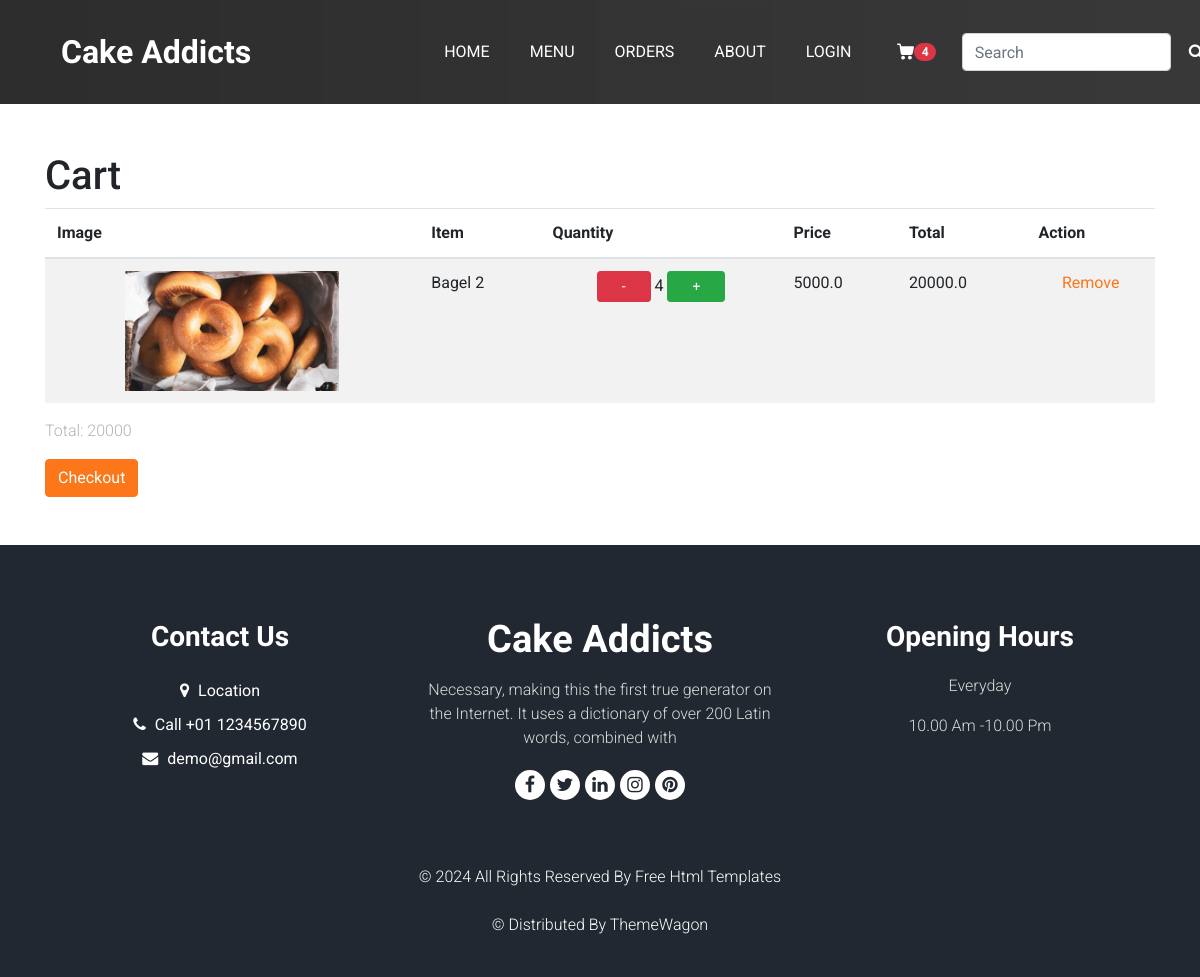
The app's page /Cart/, older data.
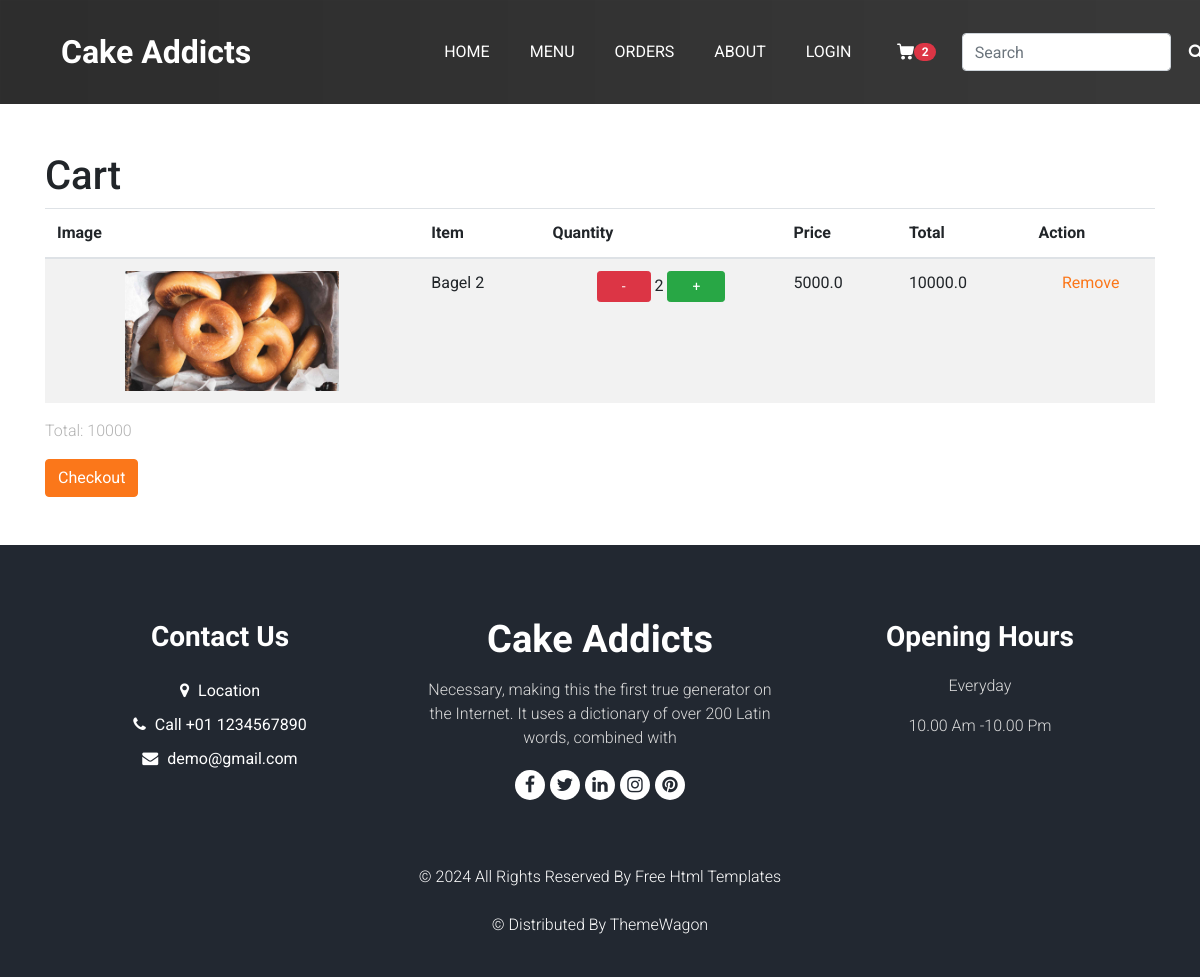
The same page, newer data.
### cakestore/models.py (models this page shows, shortened)
class Cart(models.Model):
    item = models.ForeignKey(Item, on_delete=models.CASCADE)
    quantity = models.IntegerField(default=1)
    created = models.DateTimeField(auto_now_add=True)
    total_ordering = models.IntegerField(default= 0)
    @property
    def total_odering(self, *args, **kwargs):
        self.total_ordering = self.quantity * self.item.price
        super(Cart, self).save(*args, **kwargs)
        x= self.total_ordering
        return x

class Item(models.Model):
    category = models.ForeignKey(Category, on_delete=models.SET_NULL, null=True)
    name = models.CharField(max_length=100)
    price = models.FloatField()
    description = models.TextField(null=True, blank=True)
    image = models.ImageField(null=True, blank=True)
    updated = models.DateTimeField(auto_now=True)
    created = models.DateTimeField(auto_now_add=True)

### cakestore/views.py (the view)
# urls.py: path('Cart/',views.display, name= 'Cart'),
def display (request):
	if Cart.objects.all().count() == 0:
		message= "Your cart is empty"
		context ={ 'message': message }
		template = loader.get_template('cakestore/cart.html')
		return render (request, 'cakestore/cart.html', context)
	else:
		quantity = Cart.objects.all().aggregate(Sum('quantity'))
		post_quantity = quantity['quantity__sum']
		total = Cart.objects.all().aggregate(Sum('total_ordering'))
		post_tot = total['total_ordering__sum']
		cart = Cart.objects.all()
		context = { 'cart': cart, 'total': post_tot , 'quantity': post_quantity }
		return render (request, 'cakestore/cart.html', context)

### cakestore/templates/cakestore/cart.html (shortened to what this page needs)
{% extends 'cakestore/main.html' %}
{% load static %}
{% block content %}
{% if cart %}
    <div class="container mt-5 mb-5" style="min-height:40vh">
        <div class="row">
            <div class="col-md-12">
                <h1>Cart</h1>
                <table class="table table-striped">
                    <thead>
                        <tr>
                            <th>Image </th>
                            <th>Item</th>
                            <th>Quantity</th>
                            <th>Price</th>
                            <th>Total</th>
                            <th>Action</th>
                        </tr>
                    </thead>
                    <tbody>
                        {% for item in cart %}
                            <tr class="text-center">
                                <td>
                                    <div class="img-box">
                                        <img src="{{item.item.image.url}}"  style= "height:120px"alt="">
                                      </div>
                                </td>
                                <td class="text-left">{{ item.item.name }}</td>
                                <td>
                                  <a href="{% url 'reduce' item.id %}" ><button type="submit" class="btn btn-danger btn-sm pl-4 pr-4">-</button></a>
                                    {{ item.quantity }}
                                    <a href="{% url 'add' item.id %}"><button type="submit" class="btn btn-success btn-sm pl-4 pr-4">+</button></a>
                                </td>
                                <td  class="text-left">{{ item.item.price}}</td>
                                <td class="text-left">{{item.total_odering}}</td>
                                <td><a href="{% url 'delete_from_cart' item.id %}">Remove</a></td>
                            </tr>
                        {% endfor %}
                    </tbody>
                </table>
                <p>Total: {{ total }}</p>
                <a href="{% url 'checkout' %}" class="btn btn-primary">Checkout</a>
            </div>
        </div>
    </div>
{% endif %}
{% endblock content %}

### cakestore/templates/cakestore/main.html (shortened to what this page needs)
{% load static %}
<!DOCTYPE html>
<html>
  <head>
    <link
      rel="stylesheet"
      type="text/css"
      href="{% static 'cakestore/css/bootstrap.css' %}"
    />
    <link
      rel="stylesheet"
      type="text/css"
      href="https://cdnjs.cloudflare.com/ajax/libs/OwlCarousel2/2.3.4/assets/owl.carousel.min.css"
    />
    <link
      rel="stylesheet"
      href="https://cdnjs.cloudflare.com/ajax/libs/jquery-nice-select/1.1.0/css/nice-select.min.css"
    />
    <link
      href="{% static 'cakestore/css/font-awesome.min.css' %}"
      rel="stylesheet"
    />
    <link href="{% static 'cakestore/css/style.css' %}" rel="stylesheet" />
    <link href="{% static 'cakestore/css/responsive.css' %}" rel="stylesheet" />
    <link
      rel="stylesheet"
      href="{% static  'cakestore/login/fonts/icomoon/style.css' %}"
    />
    <link
      rel="stylesheet"
      href="{% static  'cakestore/login/css/owl.carousel.min.css' %}"
    />
    <link
      rel="stylesheet"
      href="{% static  'cakestore/login/css/bootstrap.min.css' %}"
    />
    <link rel="stylesheet" href="{% static  'cakestore/login/css/style.css' %}" />
  </head>
  <body class="sub_page">
    {% include 'cakestore/navBar.html'%}
     {% block content%}
     {% endblock %}
    <footer class="footer_section">
      <div class="container">
        <div class="row">
          <div class="col-md-4 footer-col">
            <div class="footer_contact">
              <h4>Contact Us</h4>
              <div class="contact_link_box">
                <a href="">
                  <i class="fa fa-map-marker" aria-hidden="true"></i>
                  <span> Location </span>
                </a>
                <a href="">
                  <i class="fa fa-phone" aria-hidden="true"></i>
                  <span> Call +01 1234567890 </span>
                </a>
                <a href="">
                  <i class="fa fa-envelope" aria-hidden="true"></i>
                  <span> demo@gmail.com </span>
                </a>
              </div>
            </div>
          </div>
          <div class="col-md-4 footer-col">
            <div class="footer_detail">
              <a href="" class="footer-logo" style= 'font-style:newtimes'> Cake Addicts </a>
              <p>
                Necessary, making this the first true generator on the Internet.
                It uses a dictionary of over 200 Latin words, combined with
              </p>
              <div class="footer_social">
                <a href="">
                  <i class="fa fa-facebook" aria-hidden="true"></i>
                </a>
                <a href="">
                  <i class="fa fa-twitter" aria-hidden="true"></i>
                </a>
                <a href="">
                  <i class="fa fa-linkedin" aria-hidden="true"></i>
                </a>
                <a href="">
                  <i class="fa fa-instagram" aria-hidden="true"></i>
                </a>
                <a href="">
                  <i class="fa fa-pinterest" aria-hidden="true"></i>
                </a>
              </div>
            </div>
          </div>
          <div class="col-md-4 footer-col">
            <h4>Opening Hours</h4>
            <p>Everyday</p>
            <p>10.00 Am -10.00 Pm</p>
          </div>
        </div>
        <div class="footer-info">
          <p>
            &copy; <span id="displayYear"></span> All Rights Reserved By
            <a href="https://html.design/">Free Html Templates</a><br /><br />
            &copy;  Distributed By
            <a href="https://themewagon.com/" target="_blank">ThemeWagon</a>
          </p>
        </div>
      </div>
    </footer>
  </body>
</html>

### cakestore/templates/cakestore/navBar.html (shortened to what this page needs)
  {%load static%}
  <div class="hero_area">
    <div class="bg-box">
      <img src="{% static 'cakestore/images/hero-bg-cake.png' %}" alt="">
    </div>
  <header class="header_section">
    <div class="container">
      <nav class="navbar navbar-expand-lg custom_nav-container ">
        <a class="navbar-brand"   href="{% url 'home' %}">
          <span>
Cake Addicts
          </span>
        </a>
        <div class=" navbar-collapse collapse"  style="" id="navbarSupportedContent">
          <ul class="navbar-nav  mx-auto ">
            <li class="nav-item">
              <a class="nav-link" href="{% url 'home' %}">Home </a>
            </li>
            <li class="nav-item">
              <a class="nav-link" href="{% url 'menu' %}">Menu</a>
            </li>
            <li class="nav-item">
              <a class="nav-link" href="{% url 'orders' %}">Orders</a>
            </li>
            <li class="nav-item">
              <a class="nav-link"  href="{% url 'about' %}">About</a>
            </li>
            {% if request.user.is_authenticated %}
            <li class="nav-item">
              <a class="nav-link"  href="{% url 'logout' %}">Logout</a>
            </li>
            {% else %}
            <li class="nav-item">
              <a class="nav-link"  href="{% url 'login' %}">Login</a>
            </li>
            {% endif %}
          </ul>
          <div class="user_option">
            <a class="cart_link nav-link" href="{% url 'Cart'%}">
              <span class="badge badge-pill badge-danger">{{quantity}}</span>
            </a>
            <form class="form-inline" action="{% url 'search_item' %}" method="GET">
              <span style="display: flex; flex-direction:row;">
              <input class="form-control mr-sm-2" type="search" placeholder="Search" aria-label="Search" name="search-text">
              <button class="btn  my-2 my-sm-0 nav_search-btn" type="submit">
                <i class="fa fa-search" aria-hidden="true"></i>
              </button>
              </span>
            </form>
          </div>
        </div>
      </nav>
    </div>
  </header>
</div>

### cakestore/static/cakestore/css/style.css (style rules this page uses)
body { font-family: "Open Sans", sans-serif; color: #0c0c0c; background-color: #ffffff; overflow-x: hidden; }
h1, h2 { font-family: 'Dancing Script', cursive; }
a, a:hover, a:focus { text-decoration: none; }
.btn, .btn:focus { outline: none !important; -webkit-box-shadow: none; box-shadow: none; }
.hero_area { position: relative; min-height: 100vh; display: -webkit-box; display: -ms-flexbox; display: flex; -webkit-box-orient: vertical; -webkit-box-direction: normal; -ms-flex-direction: column; flex-direction: column; }
.bg-box { position: absolute; top: 0; left: 0; width: 100%; height: 100%; }
.bg-box img { width: 100%; height: 100%; -o-object-fit: cover; object-fit: cover; }
.sub_page .hero_area { min-height: auto; }
.sub_page .hero_area .bg-box { position: absolute; top: 0; left: 0; width: 100%; height: 100%; }
.sub_page .hero_area .bg-box img { width: 100%; height: 100%; -o-object-fit: cover; object-fit: cover; -o-object-position: right top; object-position: right top; }
.header_section { padding: 15px 0; }
.navbar-brand { font-family: 'Dancing Script', cursive; }
.navbar-brand span { font-weight: bold; font-size: 32px; color: #ffffff; }
.custom_nav-container { padding: 0; }
.custom_nav-container .navbar-nav { padding-left: 18%; }
.custom_nav-container .navbar-nav .nav-item .nav-link { padding: 5px 20px; color: #ffffff; text-align: center; text-transform: uppercase; border-radius: 5px; -webkit-transition: all 0.3s; transition: all 0.3s; }
.custom_nav-container .nav_search-btn { width: auto; height: auto; padding: 0; border: none; color: #ffffff; margin: 0 10px; }
.user_option { display: -webkit-box; display: -ms-flexbox; display: flex; -webkit-box-align: center; -ms-flex-align: center; align-items: center; }
.user_option a { margin: 0 10px; }
.user_option .cart_link { display: -webkit-box; display: -ms-flexbox; display: flex; -webkit-box-pack: center; -ms-flex-pack: center; justify-content: center; -webkit-box-align: center; -ms-flex-align: center; align-items: center; }
.user_option .cart_link svg { width: 17px; height: auto; fill: #ffffff; margin-bottom: 2px; }
.footer_section { background-color: #222831; color: #ffffff; padding: 75px 0 40px 0; text-align: center; }
.footer_section h4 { font-size: 28px; }
.footer_section h4, .footer_section .footer-logo { font-weight: 600; margin-bottom: 20px; font-family: 'Dancing Script', cursive; }
.footer_section p { color: #dbdbdb; }
.footer_section .footer-col { margin-bottom: 30px; }
.footer_section .footer_contact .contact_link_box { display: -webkit-box; display: -ms-flexbox; display: flex; -webkit-box-orient: vertical; -webkit-box-direction: normal; -ms-flex-direction: column; flex-direction: column; }
.footer_section .footer_contact .contact_link_box a { margin: 5px 0; color: #ffffff; }
.footer_section .footer_contact .contact_link_box a i { margin-right: 5px; }
.footer_section .footer-logo { display: block; font-weight: bold; font-size: 38px; line-height: 1; color: #ffffff; }
.footer_section .footer_social { display: -webkit-box; display: -ms-flexbox; display: flex; -webkit-box-pack: center; -ms-flex-pack: center; justify-content: center; margin-top: 20px; margin-bottom: 10px; }
.footer_section .footer_social a { display: -webkit-box; display: -ms-flexbox; display: flex; -webkit-box-pack: center; -ms-flex-pack: center; justify-content: center; -webkit-box-align: center; -ms-flex-align: center; align-items: center; color: #222831; width: 30px; height: 30px; border-radius: 100%; background-color: #ffffff; border-radius: 100%; margin: 0 2.5px; font-size: 18px; }
.footer_section .footer-info { text-align: center; margin-top: 25px; }
.footer_section .footer-info p { color: #ffffff; margin: 0; }
.footer_section .footer-info p a { color: inherit; }

### cakestore/static/cakestore/css/responsive.css (style rules this page uses)
@media (min-width: 1200px) { .container { max-width: 1170px; } }

### cakestore/static/cakestore/login/css/style.css (style rules this page uses)
body { font-family: "Roboto", sans-serif; background-color: #fff; }
p { color: #b3b3b3; font-weight: 300; }
h1, h2, h3, h4, h5, h6, .h1, .h2, .h3, .h4, .h5, .h6 { font-family: "Roboto", sans-serif; }
a { -webkit-transition: .3s all ease; -o-transition: .3s all ease; transition: .3s all ease; }

Row changes from the older to the newer data that the page shows:
changed Cart "Bagel 2": quantity "4" → "2"; total_odering "20000.0" → "10000.0"
Text that changed along with them:
{{ quantity }}: "4" → "2"
{{ total }}: "20000" → "10000"
